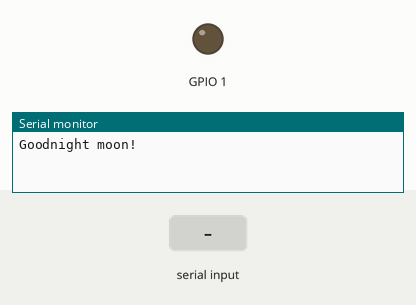
This sketch was run on a simulated ESP32. On the bench: output pins drawn as LEDs (lit = HIGH), the last lines printed to the serial monitor. The inputs (shaded band) are chosen by the test bench.

Above: at 1.2 s.
1.3 s: "b" received over the second serial link
At 1.8 s:
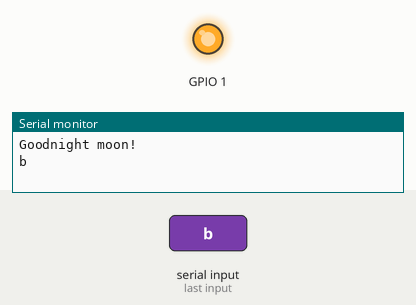
5.8 s: "a" received over the second serial link
At 6.4 s:
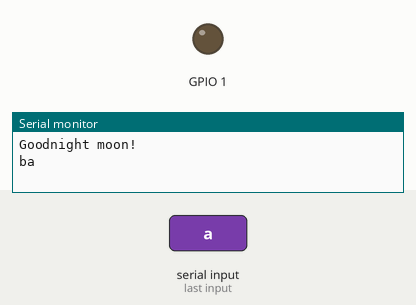
Timing chart, 0 to 8.3 s (numbered marks = the images above; inputs shaded):
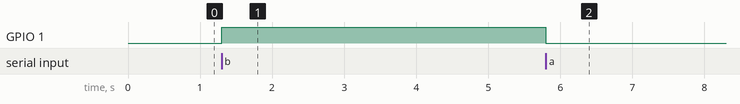

The sketch:

sketch_jul03d.ino
```cpp
#include <Esplora.h>

#include <SoftwareSerial.h>
SoftwareSerial mySerial(D5, D6); // RX, TX

void setup() {

pinMode(D0,OUTPUT);

  // Open serial communications and wait for port to open:
  Serial.begin(9600);
  while (!Serial) {
    ; // wait for serial port to connect. Needed for native USB port only
  }


  Serial.println("Goodnight moon!");

  // set the data rate for the SoftwareSerial port
  mySerial.begin(9600);
  mySerial.println("Hello, world?");
}

void loop() { // run over and over
//  void loop() { // run over and over
  if (mySerial.available()) {
    //receive Serial
    //Serial.write(mySerial.read());

    char command = mySerial.read();
    Serial.print(command);
    if(command == 'a') {
//      case  'a' :
        digitalWrite(D0, LOW);
        mySerial.print("LED ON\n"); }
//        break;
    if(command == 'b') {
//      case  'b' :
        digitalWrite(D0, HIGH);
        mySerial.print("LED OFF\n");
//        break;
    }
  }
  if (Serial.available()) {
    //send Serial
    char BB= Serial.read();
    Serial.print(BB);
    mySerial.print(BB);
//    mySerial.write(Serial.read());
  }
}
```

Measured:
- after the input at 1.3 s, GPIO 1: LOW → HIGH at once
- after the input at 5.8 s, GPIO 1: HIGH → LOW at once
